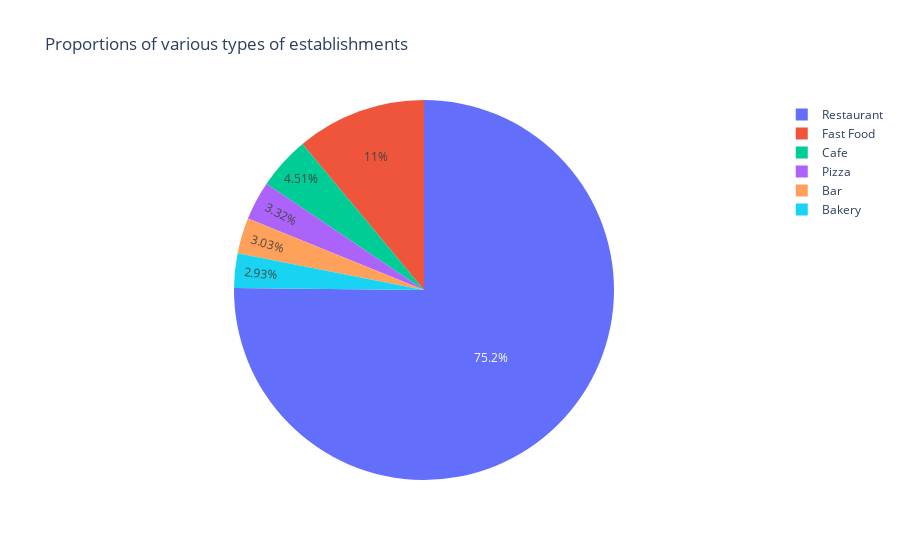

The cell this chart's notebook holds for it:
### Markdown cell above
We'll plot a pie plot to see proportion

### Code cell
df = rest_data.groupby('object_type')['id'].count().reset_index()
fig = px.pie(df, names='object_type', values='id', title='Proportions of various types of establishments')
fig.show()

### Figure 1 — Plotly figure (JSON) as saved in the notebook; plotly's stock layout.template omitted (floating-point values rounded to 4 significant figures)
{"data": [{"domain": {"x": [0, 1], "y": [0, 1]}, "hovertemplate": "object_type=%{label}<br>id=%{value}<extra></extra>", "labels": ["Bakery", "Bar", "Cafe", "Fast Food", "Pizza", "Restaurant"], "legendgroup": "", "name": "", "showlegend": true, "type": "pie", "values": [283, 292, 435, 1066, 320, 7255]}], "layout": {"legend": {"tracegroupgap": 0}, "title": {"text": "Proportions of various types of establishments"}}}
